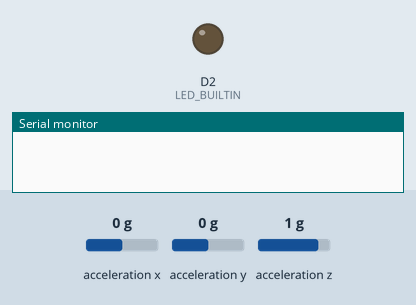
This sketch was run on a simulated Arduino Nano RP2040 Connect. Parts: output pins drawn as LEDs (lit = HIGH), the last lines printed to the serial monitor. Dashed ring = blinking. The inputs (shaded band) are chosen by the test bench; at power-on: acceleration z 1 g, acceleration x 0 g, acceleration y 0 g.

Above: at 1.2 s.
1.3 s: acceleration z set to 0.3 g
2.8 s: acceleration z set to 0 g
4.7 s: acceleration x set to -0.3 g
At 4.97 s:
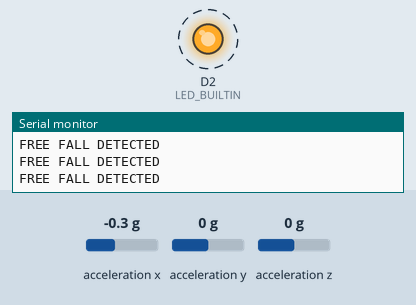
Timing chart, 0 to 8.2 s (numbered marks = the images above; inputs shaded):
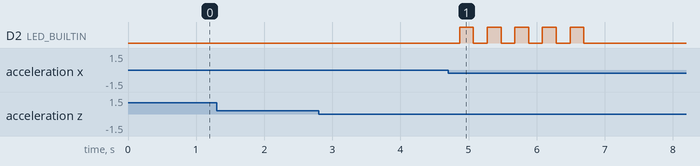

The sketch:

nano33iot_advanced_566.ino
```cpp
// snippet: nano33iot_advanced_566
// tags: arduino_lsm6ds3
// boards: avr, esp32, megaavr, nano33iot, romi32u4, rp2040
// library: Arduino_LSM6DS3
// description: Free-fall detection using LSM6DS3: compute acceleration magnitude each loop
// prompts: free-fall, detection, lsm6ds3, compute, acceleration, magnitude
// verified: compile-only
// source: kd-generated (id 566)
// exact-include: Arduino_LSM6DS3.h

#ifndef LED_BUILTIN
#define LED_BUILTIN 2  // ESP32 core may not define it (rule_led_builtin)
#endif

#include <Arduino_LSM6DS3.h>

const unsigned long FREE_FALL_TIME = 50;  // milliseconds
const float FREE_FALL_THRESHOLD = 0.2;  // g

unsigned long prevMs = 0;
unsigned long freeFallStartMs = 0;
bool inFreeFall = false;
int alertToggles = 0;        // remaining LED toggles for the free-fall alert
unsigned long blinkMs = 0;
bool ledState = false;

void setup() {
  Serial.begin(9600);
  while (!Serial && millis() < 3000);
  if (!IMU.begin()) {
    Serial.println("IMU init failed");
    while (1);
  }
  pinMode(LED_BUILTIN, OUTPUT);
}

void loop() {
  unsigned long now = millis();
  if (now - prevMs < 10) return;
  prevMs = now;

  // Non-blocking free-fall alert blink (replaces a blocking delay() loop)
  if (alertToggles > 0 && now - blinkMs >= 200) {
    blinkMs = now;
    ledState = !ledState;
    digitalWrite(LED_BUILTIN, ledState ? HIGH : LOW);
    alertToggles--;
  }

  if (IMU.accelerationAvailable()) {  // LSM6DS3: true when a new accel sample is ready
    float ax, ay, az;
    IMU.readAcceleration(ax, ay, az);  // LSM6DS3: writes g-force into the 3 float args; NOT getMotion6()
    float mag = sqrt(ax * ax + ay * ay + az * az);

    if (mag < FREE_FALL_THRESHOLD) {
      if (!inFreeFall) {
        freeFallStartMs = now;
        inFreeFall = true;
      }
    } else {
      inFreeFall = false;
    }

    if (inFreeFall && now - freeFallStartMs >= FREE_FALL_TIME) {
      Serial.println("FREE FALL DETECTED");
      alertToggles = 10;  // 5 blinks = 10 toggles, handled non-blockingly above
      ledState = false;
      blinkMs = now;
      inFreeFall = false;
    }
  }
}
```

Measured:
- the behaviour switches between -0.1 and -0.2 g on acceleration x (found by bisection; images 0 and 1)
- after the input at 1.3 s, every drawn part: stays the same
- after the input at 4.7 s, D2 (LED_BUILTIN): alternates HIGH for 0.20 s and LOW for 0.20 s, 10 changes in all, then stays LOW, starting after 0.17 s
